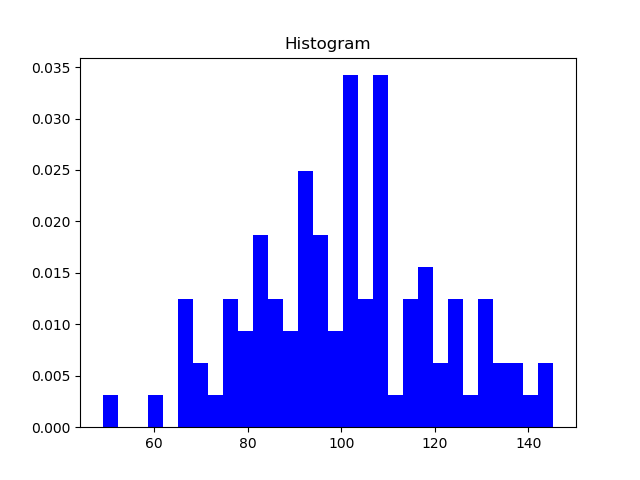

Here is the Python script that generated this plot:
from matplotlib import pyplot as plt
import numpy as np
np.random.seed(0)
mu,sigma = 100,20 #设置均值和标准差
a = np.random.normal(mu,sigma,size=100)
'''
np.random.normal(loc=0.0, scale=1.0, size=None)
用于生成高斯分布的概率密度随机数
loc：float
    此概率分布的均值（对应着整个分布的中心centre）
scale：float
    此概率分布的标准差（对应于分布的宽度，scale越大越矮胖，scale越小，越瘦高）
size：int or tuple of ints
    输出的shape（默认为None，只输出一个值）
'''
plt.hist(a,bins=30,histtype='stepfilled',color='b',density=True)
'''
plt.hist()y用于绘制直方图，以下是它的属性及说明
属性           说明                   类型
x              数据                 数值类型 
bins          条形数                  int 
color         颜色                "r","g","y","c" 
density     是否以密度的形式显示       bool 
range       x轴的范围              数值元组（起，终） 
bottom      y轴的起始位置            数值类型 
histtype     线条的类型         "bar":方形，"barstacked":柱形,<br />"step":"未填充线条"<br />"stepfilled":"填充线条" 
align          对齐方式           "left":左，"mid":中间，"right":右 
orientation   orientation      "horizontal":水平，"vertical":垂直 
log       单位是否以科学计术法         bool

'''
plt.title("Histogram")
plt.savefig("pyplot直方图的绘制")
plt.show()